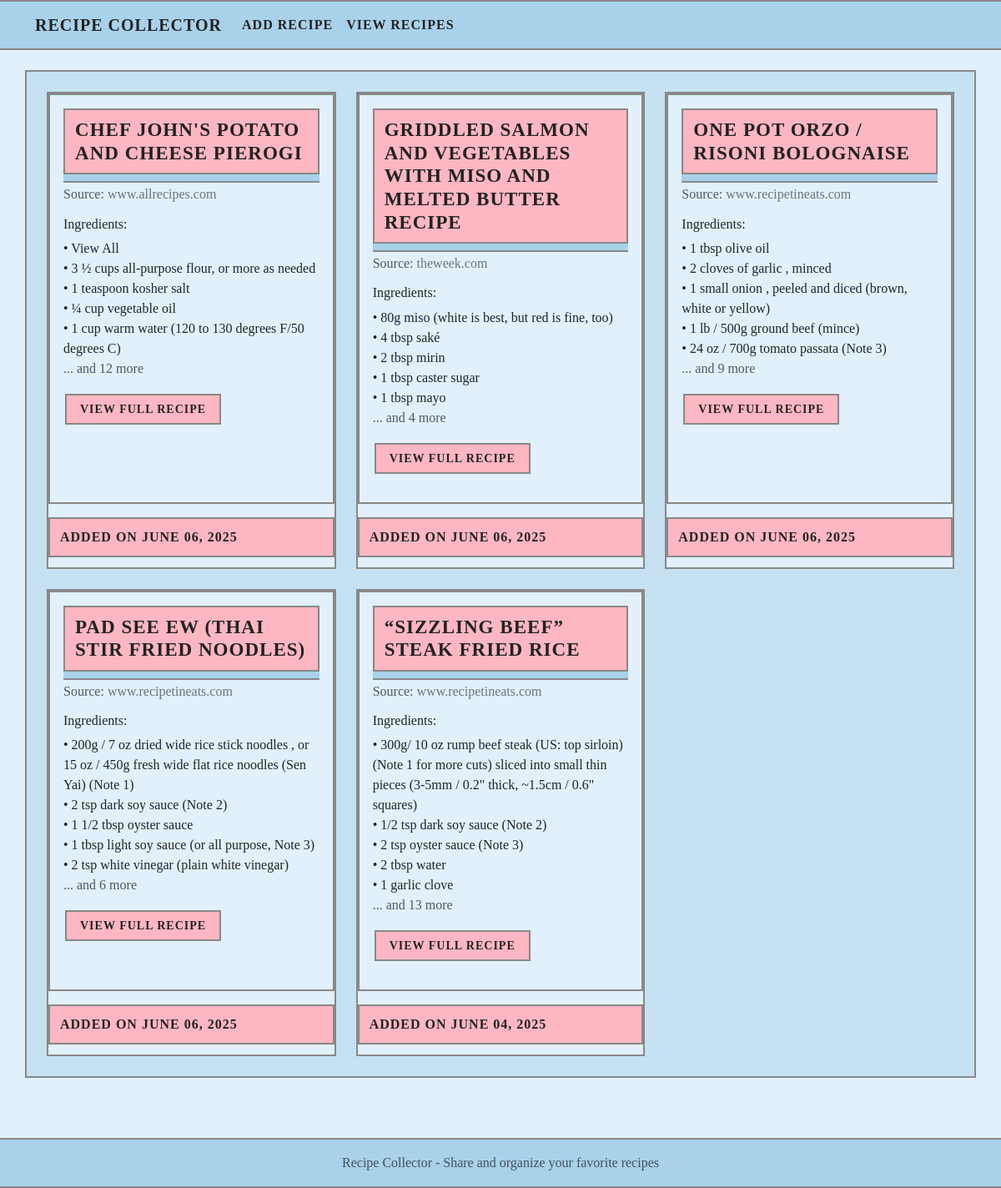
Before: / with the older database file.
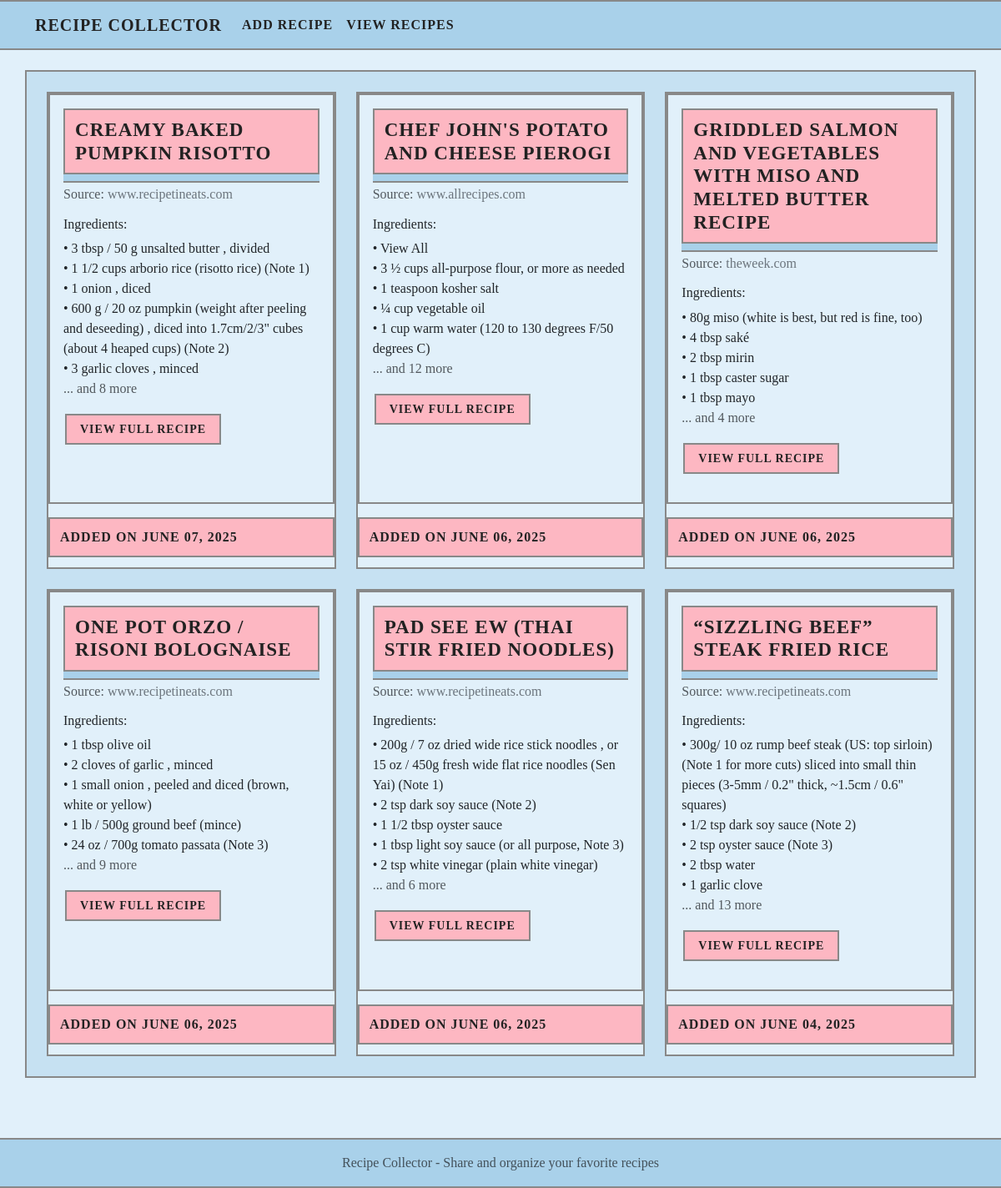
After: the same page with the newer database file.
### app.py (models this page shows, shortened)
class Recipe(db.Model):
    __tablename__ = 'recipe'  # Explicitly set table name
    id = db.Column(db.Integer, primary_key=True)
    title = db.Column(db.String(200), nullable=False)
    ingredients = db.Column(db.Text, nullable=False)
    instructions = db.Column(db.Text, nullable=False)
    source_url = db.Column(db.String(500), nullable=False)
    source_name = db.Column(db.String(200), nullable=False)
    image_url = db.Column(db.String(500), nullable=True)  # New field
    created_at = db.Column(db.DateTime, default=datetime.utcnow)

### app.py (the view)
@app.route('/')
def home():
    all_recipes = Recipe.query.order_by(Recipe.created_at.desc()).all()
    return render_template('recipes.html', recipes=all_recipes)

### templates/recipes.html (shortened to what this page needs)
{% extends "base.html" %}
{% block content %}
{% if recipes %}
    <div class="row row-cols-1 row-cols-md-2 row-cols-lg-3 g-4">
        {% for recipe in recipes %}
        <div class="col">
            <div class="card h-100">
                <div class="card-body">
                    <h5 class="card-title">
                        <div class="highlight-bar mb-2">
                            <a href="{{ url_for('recipe_detail', recipe_id=recipe.id) }}" class="text-decoration-none" style="color:inherit;">
                                {{ recipe.title }}
                            </a>
                        </div>
                    </h5>
                    <h6 class="card-subtitle mb-2 text-muted">
                        Source: <a href="{{ recipe.source_url }}" target="_blank" rel="noopener">{{ recipe.source_name }}</a>
                    </h6>
                    <div class="mt-3">
                        <h6>Ingredients:</h6>
                        <ul class="list-unstyled">
                            {% for ingredient in recipe.ingredients.split('\n')[:5] %}
                                <li>• {{ ingredient }}</li>
                            {% endfor %}
                            {% if recipe.ingredients.split('\n')|length > 5 %}
                                <li class="text-muted">... and {{ recipe.ingredients.split('\n')|length - 5 }} more</li>
                            {% endif %}
                        </ul>
                    </div>
                    <div class="mt-3">
                        <a href="{{ url_for('recipe_detail', recipe_id=recipe.id) }}" class="btn btn-outline-primary btn-sm">
                            View Full Recipe
                        </a>
                    </div>
                </div>
                <div class="card-footer text-muted highlight-bar" style="font-size:1em;">
                    Added on {{ recipe.created_at.strftime('%B %d, %Y') }}
                </div>
            </div>
        </div>
        {% endfor %}
    </div>
{% endif %}
{% endblock %}

### templates/base.html (shortened to what this page needs)
<!DOCTYPE html>
<html lang="en">
<head>
    <link href="https://cdn.jsdelivr.net/npm/bootstrap@5.3.2/dist/css/bootstrap.min.css" rel="stylesheet">
    <link rel="stylesheet" href="{{ url_for('static', filename='style.css') }}">
</head>
<body>
    <nav class="navbar navbar-expand-lg navbar-dark bg-dark">
        <div class="container">
            <a class="navbar-brand" href="{{ url_for('index') }}">Recipe Collector</a>
            <div class="collapse navbar-collapse" id="navbarNav">
                <ul class="navbar-nav">
                    <li class="nav-item">
                        <a class="nav-link" href="{{ url_for('index') }}">Add Recipe</a>
                    </li>
                    <li class="nav-item">
                        <a class="nav-link" href="{{ url_for('recipes') }}">View Recipes</a>
                    </li>
                </ul>
            </div>
        </div>
    </nav>
    <main class="container mt-4">
        {% block content %}{% endblock %}
    </main>
    <footer class="footer mt-5 py-3 bg-light">
        <div class="container text-center">
            <span class="text-muted">Recipe Collector - Share and organize your favorite recipes</span>
        </div>
    </footer>
</body>
</html>

### static/style.css (style rules this page uses)
:root { --blue1: #A9D1EA; --blue2: #C6E1F2; --blue3: #E1F0FA; --pink1: #F7E0E3; --pink2: #FDB7C2; --pink3: #E68FAE; --border: #888; --text: #222; }
body { min-height: 100vh; display: flex; flex-direction: column; background: var(--blue3); font-family: 'Verdana', 'Geneva', 'Tahoma', 'sans-serif'; color: var(--text); margin: 0; padding: 0; }
main { flex: 1; }
.card { box-shadow: 0 2px 4px rgba(0,0,0,0.1); transition: transform 0.2s ease-in-out; }
.navbar, .footer { background: var(--blue1) !important; border-bottom: 2px solid var(--border); border-top: 2px solid var(--border); box-shadow: none !important; border-radius: 0 !important; }
.navbar .navbar-brand, .navbar .nav-link { color: var(--text) !important; font-weight: bold; text-transform: uppercase; letter-spacing: 1px; }
main.container { background: var(--blue2); border: 2px solid var(--border); padding: 24px; margin-top: 24px; margin-bottom: 24px; border-radius: 0; box-shadow: none; }
.card, .card-header, .card-body, .card-footer { background: var(--blue3) !important; border: 2px solid var(--border) !important; border-radius: 0 !important; box-shadow: none !important; margin-bottom: 16px; }
.card-header, .card-title, .card-footer { background: var(--blue1) !important; border-bottom: 2px solid var(--border) !important; font-weight: bold; text-transform: uppercase; letter-spacing: 1px; border-radius: 0 !important; }
.card-title { font-size: 1.2em; margin-bottom: 8px; }
.btn, .btn-primary, .btn-danger, .btn-outline-primary, .btn-outline-secondary, .btn-link { background: var(--pink2) !important; color: var(--text) !important; border: 2px solid var(--border) !important; border-radius: 0 !important; box-shadow: none !important; font-weight: bold; text-transform: uppercase; letter-spacing: 1px; padding: 6px 16px; margin: 2px; transition: background 0.2s, color 0.2s; }
* { border-radius: 0 !important; box-shadow: none !important; }
.card-subtitle a { color: #6c757d; text-decoration: none; }
.highlight-bar { background: #FDB7C2 !important; color: #222 !important; border: 2px solid #888 !important; border-radius: 0 !important; font-weight: bold; text-transform: uppercase; letter-spacing: 1px; font-size: 1.2em; padding: 10px 12px; margin-bottom: 12px; text-align: left; box-shadow: none !important; }

Changed rows visible on the page:
added Recipe: title "CREAMY BAKED PUMPKIN RISOTTO", source_name "www.recipetineats.com", 5 "3 tbsp / 50 g unsalted butter , divided" "1 1/2 cups arborio rice (risotto rice) (Note 1)" "1 onion , diced" "600 g / 20 oz pumpkin (weight after peeling and deseeding) , diced into 1.7cm/2/3\" cubes (about 4 heaped cups) (Note 2)" "3 garlic cloves , minced", ingredients.split|length "8", created_at "JUNE 07, 2025"
